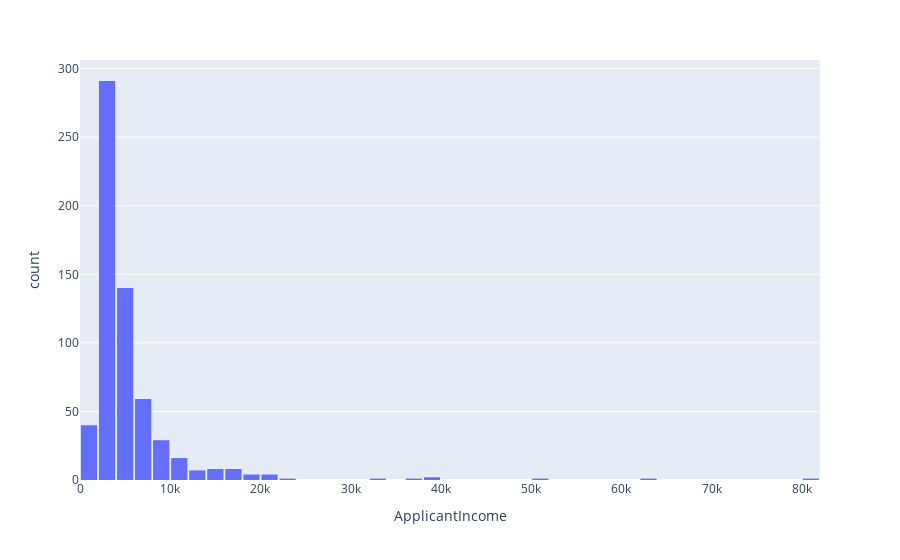

Source (notebook cell):
### Code cell
fig = px.histogram(df,x='ApplicantIncome',nbins=47)
fig.update_layout(bargap=0.1)

### Figure 1 — Plotly figure (JSON) as saved in the notebook; plotly's stock layout.template omitted (floating-point values rounded to 4 significant figures; data arrays with more than 128 entries replaced by an {"elided": "..."} marker saying what was removed)
{"data": [{"alignmentgroup": "True", "bingroup": "x", "hovertemplate": "ApplicantIncome=%{x}<br>count=%{y}<extra></extra>", "legendgroup": "", "marker": {"color": "#636efa", "pattern": {"shape": ""}}, "name": "", "nbinsx": 47, "offsetgroup": "", "orientation": "v", "showlegend": false, "type": "histogram", "x": {"elided": "614 int values"}, "xaxis": "x", "yaxis": "y"}], "layout": {"autosize": true, "bargap": 0.1, "barmode": "relative", "legend": {"tracegroupgap": 0}, "margin": {"t": 60}, "xaxis": {"anchor": "y", "autorange": true, "domain": [0, 1], "range": [-0.5, 82000.0], "title": {"text": "ApplicantIncome"}, "type": "linear"}, "yaxis": {"anchor": "x", "autorange": true, "domain": [0, 1], "range": [0, 306.3], "title": {"text": "count"}}}}
